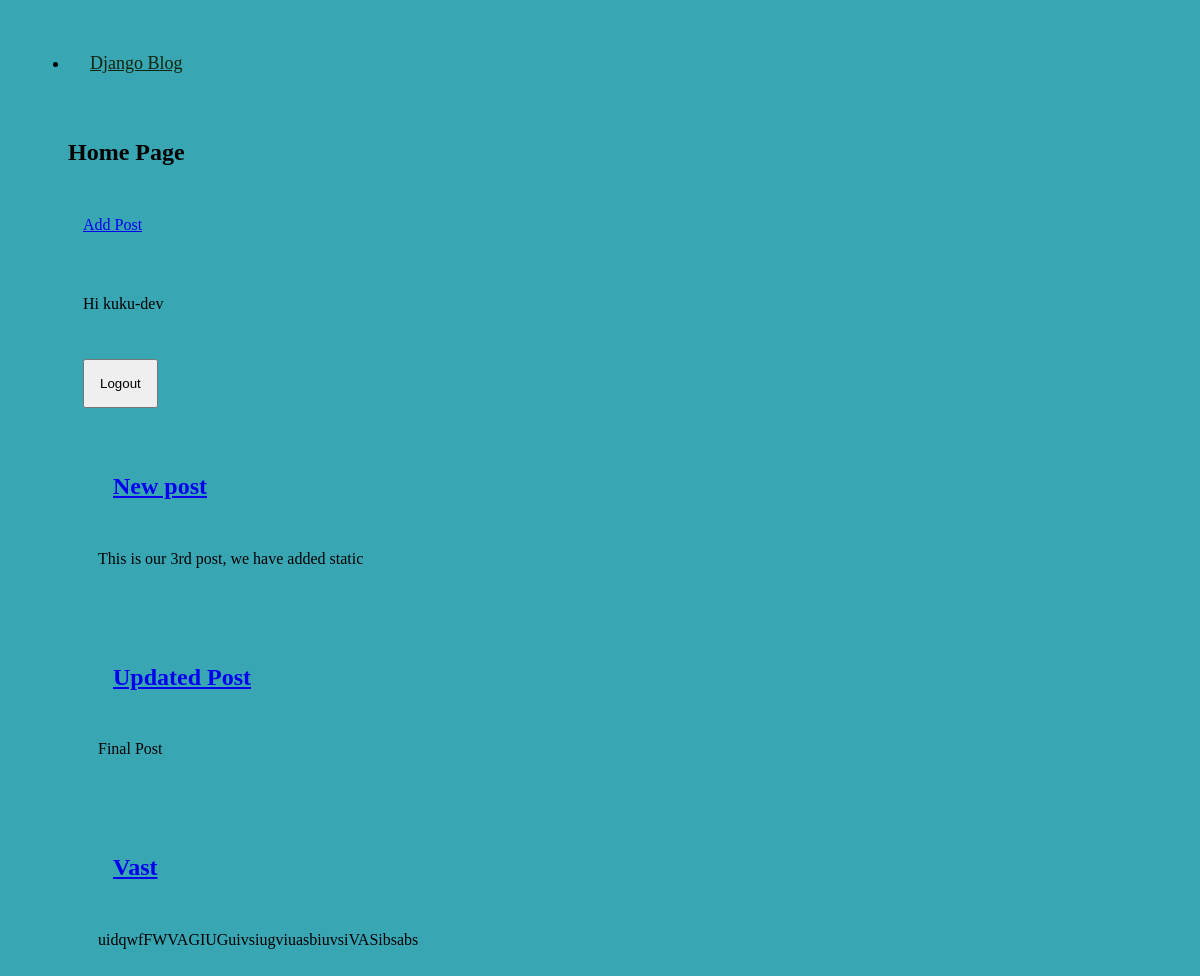
Screenshot of / (signed in) with the database file from the repository.
### blog/models.py (models this page shows, shortened)
class Post(models.Model):
  title = models.CharField(max_length=200)
  author = models.ForeignKey(
    'auth.User',
    on_delete=models.CASCADE
    )
  body = models.TextField()

### blog/views.py (the view)
# urls.py: path('', BlogListView.as_view(), name='home'),
class BlogListView(ListView):
  model = Post
  template_name = 'home.html'

### Templates/home.html (shortened to what this page needs)
<!DOCTYPE html>
<html>
  <head>
  </head>
  <body>
    {% extends 'base.html' %} {% block content %}
    <h2>Home Page</h2>
    <div class="new-post-btn">
      <a href="{% url 'new_post' %}"> Add Post </a>
    </div>
    <div>
      {% if user.is_authenticated %}
      <p>Hi {{ user.username }}</p>
      <form action="{% url 'logout' %}" method="post">
        <button type="submit">Logout</button>
      </form>
      {% for post in object_list %}
      <div class="post-entry">
        <h2><a href="{% url 'post_detail' post.pk %}">{{post.title }}</a></h2>
        <p>{{ post.body }}</p>
      </div>
      {% endfor %} {% else %}
      <p>You are not Logged In</p>
      <button><a href="{% url 'login' %}"> Login </a></button>
      {% endif %}
    </div>
    {% endblock content %}

### static/style.css (style rules this page uses)
* { box-sizing: border-box; padding: 15px; }
body { background-color: rgb(57, 166, 180); color: black; }

### rows the page displays
Post: title "New post", body "This is our 3rd post, we have added static"
Post: title "Updated Post", body "Final Post"
Post: title "Vast", body "uidqwfFWVAGIUGuivsiugviuasbiuvsiVASibsabs"

### other values shown
{{ user.username }} "kuku-dev"
